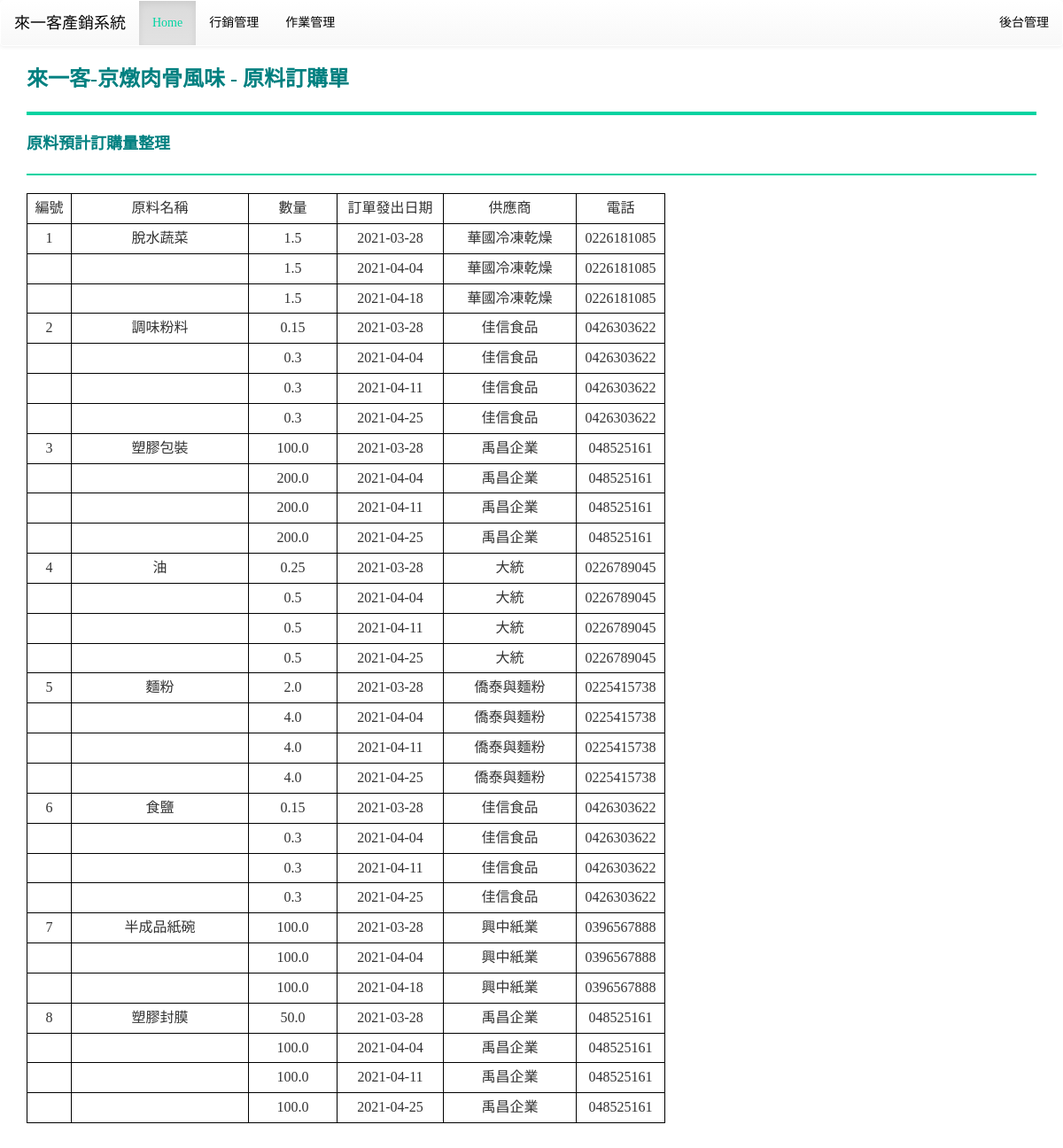
Page /product/order/4 on the committed database.
### mainsite/models.py (models this page shows, shortened)
class Product(models.Model):
    name = models.CharField(max_length=10)
    price = models.IntegerField()
    stock = models.IntegerField()
    TL = models.IntegerField()
    element = models.ManyToManyField(Intermediate, through='Product_element')

class Ingredient(models.Model):
    name = models.CharField(max_length=10)
    cost = models.IntegerField()
    stock = models.IntegerField()
    safe_stock = models.IntegerField()
    last_date = models.DateField()
    EOQ = models.FloatField()
    supplier = models.ForeignKey(Supplier, on_delete=models.CASCADE)
    TL = models.IntegerField()

class Supplier(models.Model):
    name = models.CharField(max_length=10)
    tel = models.CharField(max_length=10)

### mainsite/views.py (the view)
# urls.py: path('product/order/<int:id>', views.order),
def order(request, id):
    template = get_template('order.html')
    try:
        if id:
            product = models.Product.objects.get(id=id)
            ingredient = models.Ingredient.objects.all()
            order_detail = []
            for i in ingredient:
                detail = ingre_order(i)
                order_detail.append(detail)
    except:
        pass
    html = template.render(locals())
    return HttpResponse(html)

### templates/order.html (shortened to what this page needs)
{% extends "base.html" %}
{% load static %}
{% block content %}
<div class='container'>
	<b><font color="#008080" size="5pt">{{ product.name }} - 原料訂購單</font></b>
	<hr style="border:2px solid #00d3a1;background-color:#66CDAA" />
	<b><font color="#008080" size="4pt">原料預計訂購量整理</font></b>
	<hr style="border:1px solid #00d3a1;background-color:#66CDAA" />
	{% for detail in order_detail %}
	{% if forloop.first %}
	<table>
		<tr bgcolor='#ffffff'>
			<td width=50 align=center>編號</td>
			<td width=200>原料名稱</td>
			<td width=100>數量</td>
			<td width=120>訂單發出日期</td>
			<td width=150>供應商</td>
			<td width=100>電話</td>
		</tr>
	{% endif %}
		{% for row in detail %}
		<tr>
		{% for r in row %}
			<td>{{ r | default:'' }}</td>
		{% endfor %}
		</tr>
		{% endfor %}
	{% if forloop.last %}
	</table>
	{% endif %}
	{% endfor %}
	<br>
	<br>
</div>
{% endblock %}

### templates/base.html (style rules this page uses)
table { border:1px solid #000; font-family: 微軟正黑體; font-size:16px; border:1px solid #000; text-align:center; border-collapse:collapse; }
td { border:1px solid #000; padding:5px; }
h1, h2, h3, h4, h5, p, div { font-family: 微軟正黑體; }

### rows in the picture
Product: name "來一客-京燉肉骨風味"
Ingredient: name "脫水蔬菜"
Supplier: name "華國冷凍乾燥" "0226181085" "華國冷凍乾燥" "0226181085" "華國冷凍乾燥" "0226181085"
Ingredient: name "調味粉料"
Supplier: name "佳信食品" "0426303622" "佳信食品" "0426303622" "佳信食品" "0426303622" "佳信食品" "0426303622" "佳信食品" "0426303622" "佳信食品" "0426303622" "佳信食品" "0426303622" "佳信食品" "0426303622"
Ingredient: name "塑膠包裝"
Supplier: name "禹昌企業" "048525161" "禹昌企業" "048525161" "禹昌企業" "048525161" "禹昌企業" "048525161" "禹昌企業" "048525161" "禹昌企業" "048525161" "禹昌企業" "048525161" "禹昌企業" "048525161"
Supplier: name "大統" "0226789045" "大統" "0226789045" "大統" "0226789045" "大統" "0226789045"
Ingredient: name "麵粉"
Supplier: name "僑泰與麵粉" "0225415738" "僑泰與麵粉" "0225415738" "僑泰與麵粉" "0225415738" "僑泰與麵粉" "0225415738"
Ingredient: name "食鹽"
Ingredient: name "半成品紙碗"
Supplier: name "興中紙業" "0396567888" "興中紙業" "0396567888" "興中紙業" "0396567888"
Ingredient: name "塑膠封膜"

### other values in the picture
{{ r | default:'' }} "1" "1.5" "2021-03-28" "1.5" "2021-04-04" "1.5" "2021-04-18" "2" "0.15" "2021-03-28" "0.3" "2021-04-04" "0.3" "2021-04-11" "0.3" "2021-04-25" "3" "100.0" "2021-03-28" "200.0" "2021-04-04" "200.0" "2021-04-11" "200.0" "2021-04-25" "4" "油" "0.25" "2021-03-28" "0.5" "2021-04-04" "0.5" "2021-04-11" "0.5" "2021-04-25" "5" "2.0" "2021-03-28" "4.0" "2021-04-04" "4.0" "2021-04-11" "4.0" "2021-04-25" "6" "0.15" "2021-03-28" "0.3" "2021-04-04" "0.3" "2021-04-11" "0.3" "2021-04-25" "7" "100.0" "2021-03-28" "100.0" "2021-04-04" "100.0" "2021-04-18" "8" "50.0" "2021-03-28" "100.0" "2021-04-04" "100.0" "2021-04-11" "100.0" "2021-04-25"
